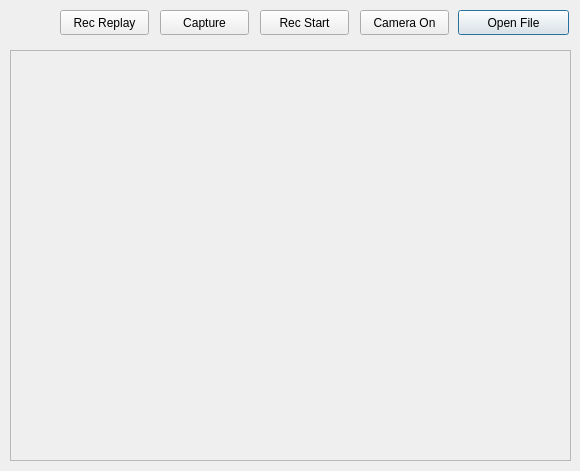
<?xml version="1.0" encoding="UTF-8"?>
<ui version="4.0">
 <class>Dialog</class>
 <widget class="QDialog" name="Dialog">
  <property name="geometry">
   <rect>
    <x>0</x>
    <y>0</y>
    <width>580</width>
    <height>471</height>
   </rect>
  </property>
  <property name="windowTitle">
   <string>Dialog</string>
  </property>
  <widget class="QLabel" name="label">
   <property name="geometry">
    <rect>
     <x>10</x>
     <y>50</y>
     <width>561</width>
     <height>411</height>
    </rect>
   </property>
   <property name="frameShape">
    <enum>QFrame::StyledPanel</enum>
   </property>
   <property name="text">
    <string/>
   </property>
  </widget>
  <widget class="QPushButton" name="btnOpen">
   <property name="geometry">
    <rect>
     <x>458</x>
     <y>10</y>
     <width>111</width>
     <height>25</height>
    </rect>
   </property>
   <property name="text">
    <string>Open File</string>
   </property>
  </widget>
  <widget class="QPushButton" name="btnCamera">
   <property name="geometry">
    <rect>
     <x>360</x>
     <y>10</y>
     <width>89</width>
     <height>25</height>
    </rect>
   </property>
   <property name="text">
    <string>Camera On</string>
   </property>
  </widget>
  <widget class="QPushButton" name="btnRecord">
   <property name="geometry">
    <rect>
     <x>260</x>
     <y>10</y>
     <width>89</width>
     <height>25</height>
    </rect>
   </property>
   <property name="text">
    <string>Rec Start</string>
   </property>
  </widget>
  <widget class="QLabel" name="label2">
   <property name="geometry">
    <rect>
     <x>20</x>
     <y>20</y>
     <width>67</width>
     <height>17</height>
    </rect>
   </property>
   <property name="text">
    <string/>
   </property>
  </widget>
  <widget class="QPushButton" name="btnCapture">
   <property name="geometry">
    <rect>
     <x>160</x>
     <y>10</y>
     <width>89</width>
     <height>25</height>
    </rect>
   </property>
   <property name="text">
    <string>Capture</string>
   </property>
  </widget>
  <widget class="QPushButton" name="btnReplay">
   <property name="geometry">
    <rect>
     <x>60</x>
     <y>10</y>
     <width>89</width>
     <height>25</height>
    </rect>
   </property>
   <property name="text">
    <string>Rec Replay</string>
   </property>
  </widget>
 </widget>
 <resources/>
 <connections/>
</ui>
